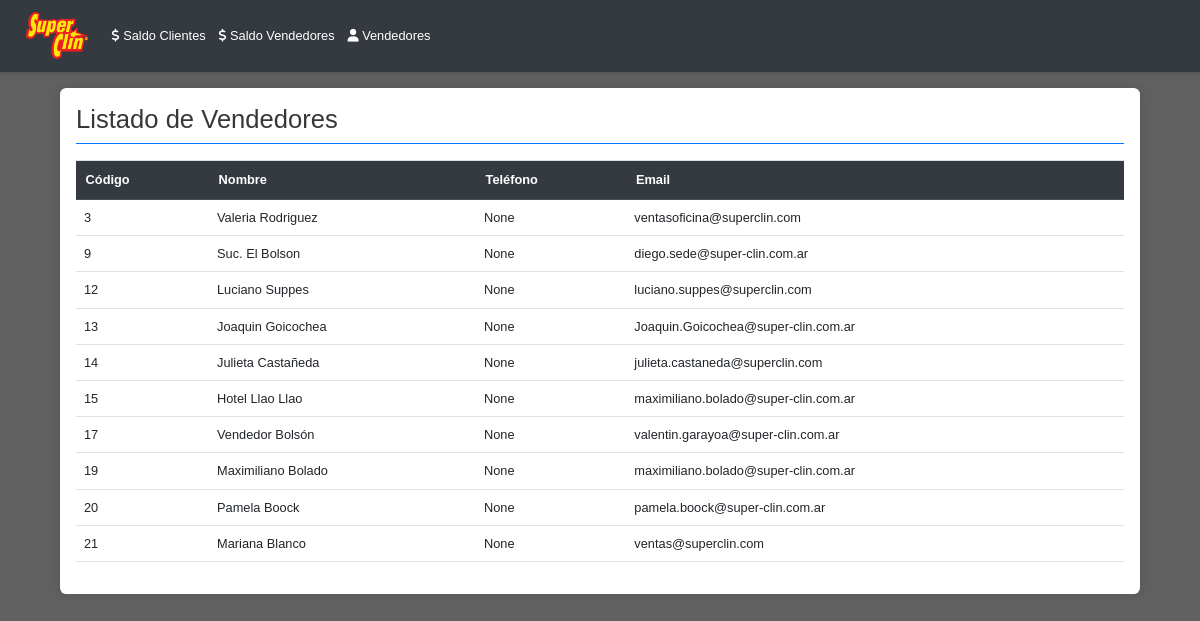
/vendedores, run on an earlier commit of the app's database.
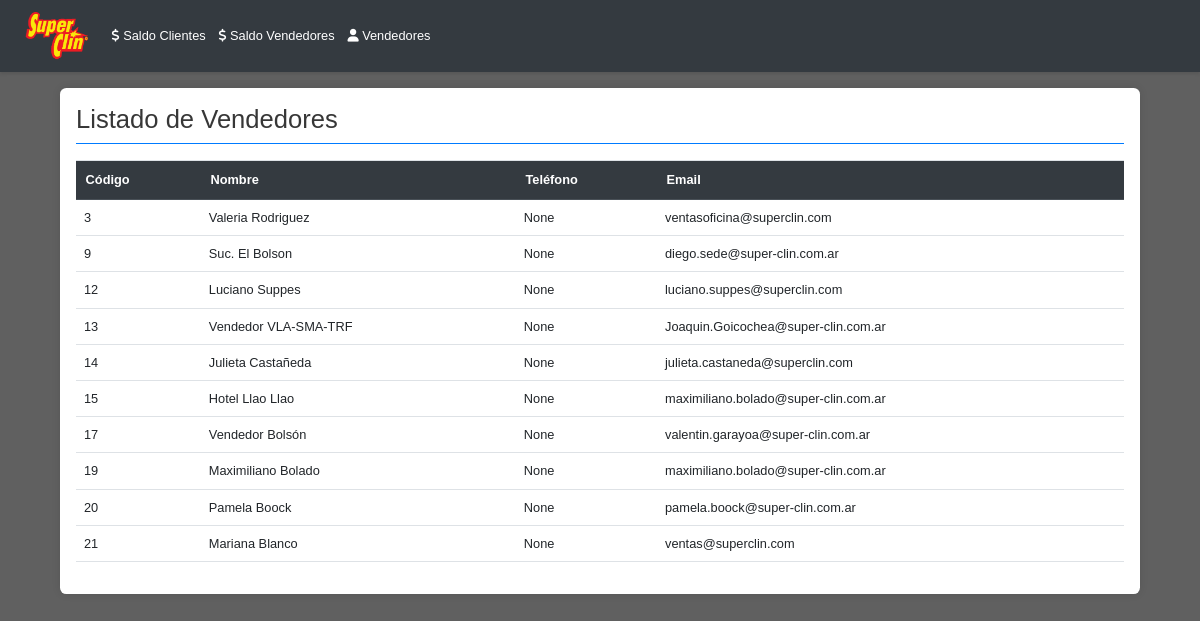
And on a later commit of the database.
### tables this page shows
CREATE TABLE vendedores (
            SalesEmployeeCode INTEGER PRIMARY KEY,
            SalesEmployeeName TEXT,
            Telephone TEXT,
            Mobile TEXT,
            Email TEXT
        );

### controllers.py (the view)
@routes_blueprint.route('/vendedores')
def vendedores_list():
    vendedores = get_data()[1]
    return render_template('vendedores.html', vendedores=vendedores)

### models.py (called while the page is built)
def obtener_conexion(db_path):
   conn = sqlite3.connect(db_path)
   conn.row_factory = sqlite3.Row
   return conn

### services.py (called while the page is built)
def get_data():
  db_path = Config.DATABASE_PATH
  return obtener_datos(db_path)

### templates/vendedores.html (shortened to what this page needs)
{% extends 'base.html' %}
{% block content %}
    <h2>Listado de Vendedores</h2>
    <table id="vendedores-table" class="table">
        <thead>
            <tr>
                <th>Código</th>
                <th>Nombre</th>
                <th>Teléfono</th>
                <th>Email</th>
            </tr>
        </thead>
        <tbody id="vendedores-table-body">
            {% for vendedor in vendedores %}
                {% if vendedor.SalesEmployeeCode != -1 %}
                <tr class="vendedor-row" data-email="{{ vendedor.Email }}">
                    <td>{{ vendedor.SalesEmployeeCode }}</td>
                    <td>{{ vendedor.SalesEmployeeName }}</td>
                    <td>{{ vendedor.Telephone }}</td>
                    <td>{{ vendedor.Email }}</td>
                </tr>
                {% endif %}
            {% endfor %}
        </tbody>
    </table>
{% endblock %}

### templates/base.html (shortened to what this page needs)
<!DOCTYPE html>
<html lang="es">
<head>
    <link rel="stylesheet" href="https://stackpath.bootstrapcdn.com/bootstrap/4.5.2/css/bootstrap.min.css">
    <link rel="stylesheet" type="text/css" href="https://cdn.datatables.net/1.11.5/css/jquery.dataTables.css">
    <link rel="stylesheet" href="{{ url_for('static', filename='style.css') }}">
    <link rel="stylesheet" href="https://cdnjs.cloudflare.com/ajax/libs/font-awesome/6.0.0/css/all.min.css" />
</head>
<body>
    <nav class="navbar navbar-expand-lg navbar-dark bg-dark">
        <a class="navbar-brand" href="{{ url_for('routes.dashboard') }}">
            <img src="{{ url_for('static', filename='logo.png') }}" alt="Logo" style="height: 60px; margin-right: 30px; margin-left: 25%;">
        </a>
        <div class="collapse navbar-collapse" id="navbarNav">
           <ul class="navbar-nav">
            <li class="nav-item">
                <a class="nav-link" href="{{ url_for('routes.index') }}">
                    <i class="fas fa-dollar-sign"></i> Saldo Clientes
                </a>
            </li>
            <li class="nav-item">
                <a class="nav-link" href="{{ url_for('routes.vendedores_con_saldos_list') }}">
                    <i class="fas fa-dollar-sign"></i> Saldo Vendedores
                </a>
            </li>
                <li class="nav-item">
                    <a class="nav-link" href="{{ url_for('routes.vendedores_list') }}">
                        <i class="fas fa-user"></i>  Vendedores
                    </a>
                </li>
            </ul>
        </div>
    </nav>
    <div class="container">
        {% block content %}{% endblock %}
    </div>
</body>
</html>

### static/style.css (style rules this page uses)
body { font-family: 'Arial', sans-serif; background-color: #606060; color: #343a40; padding-bottom: 20px; zoom: 80% }
.container { max-width: 90%; margin: 20px auto; background-color: #ffffff; padding: 20px; border-radius: 8px; box-shadow: 0 0 10px rgba(0, 0, 0, 0.1); }
h2 { color: #373737; border-bottom: 2px solid #007bff; padding-bottom: 10px; margin-bottom: 20px; }
.navbar { background-color: #343a40 !important; padding: 10px 0; box-shadow: 0 2px 4px rgba(0, 0, 0, 0.1); margin-bottom: 20px; }
.navbar-brand, .navbar-nav .nav-link { color: #ffffff !important; }
.table { width: 100%; border-collapse: collapse; margin-bottom: 20px; }
.table thead th { background-color: #343a40; color: #ffffff; padding: 12px; text-align: left; border-bottom: 2px solid #495057; font-weight: bold; }
.table tbody td { padding: 10px; border-bottom: 1px solid #dee2e6; }

What changed in the data, as far as the page shows it:
changed vendedores "Joaquin.Goicochea@super-clin.com.ar": SalesEmployeeName "Joaquin Goicochea" → "Vendedor VLA-SMA-TRF"
